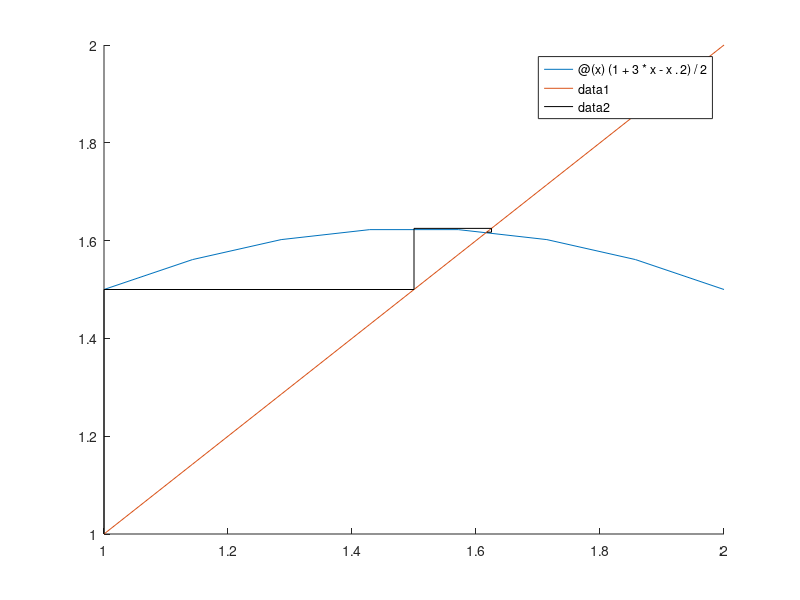

Reproduce this figure in MATLAB.
f = @(x)  x.^2 - x - 1;
ga = @(x) x.^2 - 1;
gb = @(x) 1 + 2*x - x.^2;
gc = @(x) (1 + 3*x - x.^2)/2;

% Part (a) With initial x =1
% x(1)=1;
% i=1;
% fprintf('\n\t\t TABLE \n');
% fprintf('\t n \t\t x_n \t\t f(x_n)\n');
% fprintf('\t %d \t\t %f \t %f\n',1,x(1),f(x(1)));
% while(abs(f(x))> 1e-2)
%     i = i+1;
%     x(i) = ga(x(i-1));
%     fprintf('\t %d \t\t %f \t %f\n',i,x(i),f(x(i)));
% end


% Part (a) With initial x =2
% x(1)=2;
% i=1;
% fprintf('\n\t\t TABLE \n');
% fprintf('\t n \t\t x_n \t\t f(x_n)\n');
% fprintf('\t %d \t\t %f \t %f\n',1,x(1),f(x(1)));
% while(abs(f(x)) > 1e-2)
%     i = i+1;
%     x(i) = ga(x(i-1));
%     fprintf('\t %d \t\t %f \t %f\n',i,x(i),f(x(i)));
% end

% Part (b) with initial x = 1
% x(1)=1;
% i=1;
% fprintf('\n\t\t TABLE \n');
% fprintf('\t n \t\t x_n \t\t f(x_n)\n');
% fprintf('\t %d \t\t %f \t %f\n',1,x(1),f(x(1)));
% while(abs(f(x))> 1e-2)
%     i = i+1;
%     x(i) = gb(x(i-1));
%     fprintf('\t %d \t\t %f \t %f\n',i,x(i),f(x(i)));
% end

% Part (b) with initial x = 2
% x(1)=2;
% i=1;
% fprintf('\n\t\t TABLE \n');
% fprintf('\t n \t\t x_n \t\t f(x_n)\n');
% fprintf('\t %d \t\t %f \t %f\n',1,x(1),f(x(1)));
% while(abs(f(x))> 1e-2)
%     i = i+1;
%     x(i) = gb(x(i-1));
%     fprintf('\t %d \t\t %f \t %f\n',i,x(i),f(x(i)));
% end


%Part (c) with initial x = 1

x(1)=1;
i=1;
fprintf('\n\t\t TABLE \n');
fprintf('\t n \t\t x_n \t\t f(x_n)\n');
fprintf('\t %d \t\t %f \t %f\n',1,x(1),f(x(1)));
xp=[x(1)];
yp=[x(1)];
while(abs(f(x))> 1e-2)
    i = i+1;
    x(i) = gc(x(i-1));
    xp=[xp x(i-1)];
    xp=[xp x(i)];
    yp=[yp x(i)];
    yp=[yp x(i)];
    fprintf('\t %d \t\t %f \t %f\n',i,x(i),f(x(i)));
end

hold on;
fplot(gc,[1 2]);
fplot(@(x) x,[1 2]);
plot(xp,yp,'k');
hold off

%Part (c) with initial x = 2
% x(1)=2;
% i=1;
% fprintf('\n\t\t TABLE \n');
% fprintf('\t n \t\t x_n \t\t f(x_n)\n');
% fprintf('\t %d \t\t %f \t %f\n',1,x(1),f(x(1)));
% xp=[x(1)];
% yp=[x(1)];
% while(abs(f(x))> 1e-2)
%     i = i+1;
%     x(i) = gc(x(i-1));
%     xp=[xp x(i-1)];
%     xp=[xp x(i)];
%     yp=[yp x(i)];
%     yp=[yp x(i)];
%     fprintf('\t %d \t\t %f \t %f\n',i,x(i),f(x(i)));
% end
% 
% hold on;
% fplot(gc,[1 2]);
% fplot(@(x) x,[1 2]);
% plot(xp,yp,'k');
% hold off